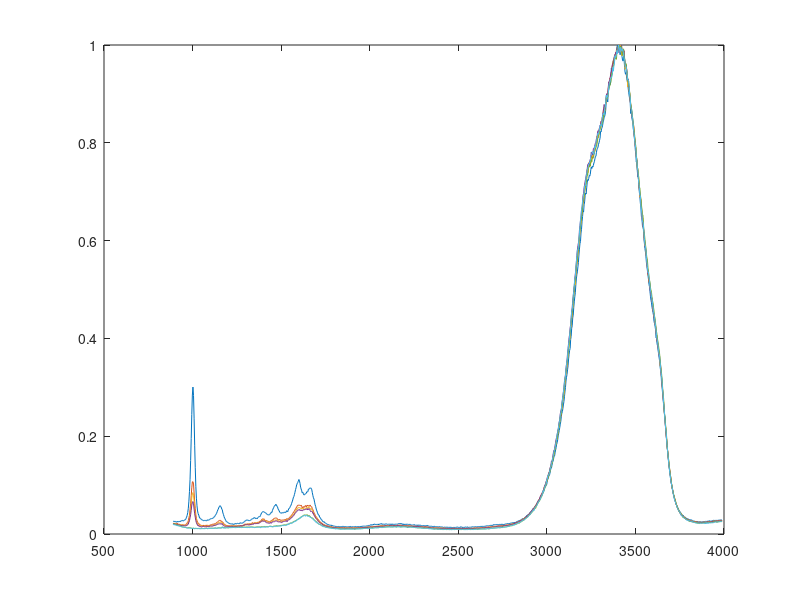
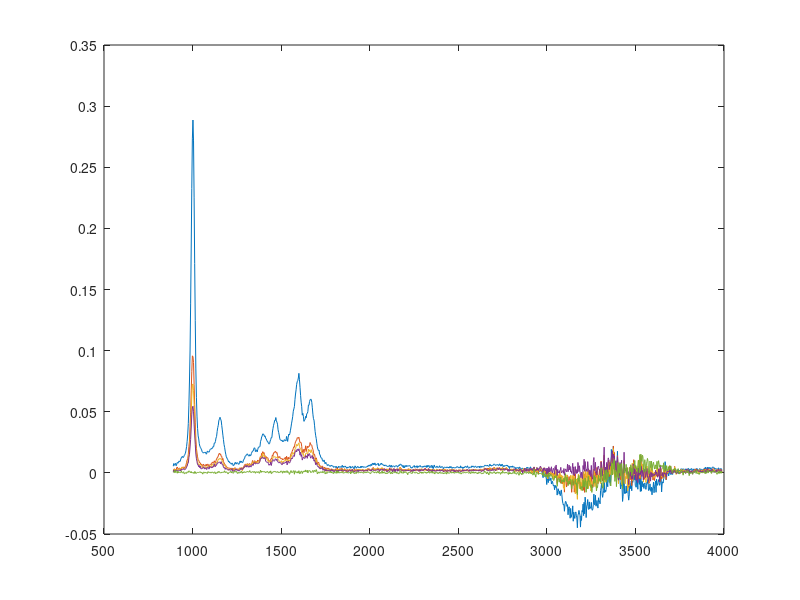

Recreate these plots in MATLAB, in order.
close all

load('grofine_water.mat')

figure(1)
plot(wavenumber_2fert_0water,intensity_2fert_0water/max(intensity_2fert_0water))
hold on
plot(wavenumber_2fert_2water,intensity_2fert_2water/max(intensity_2fert_2water))
plot(wavenumber_2fert_4water,intensity_2fert_4water/max(intensity_2fert_4water))
plot(wavenumber_2fert_6water,intensity_2fert_6water/max(intensity_2fert_6water))
plot(wavenumber_2fert_8water,intensity_2fert_8water/max(intensity_2fert_8water))

plot(wavenumber_DI,intensity_DI/max(intensity_DI))

figure(2)
plot(wavenumber_2fert_0water,intensity_2fert_0water/max(intensity_2fert_0water)-intensity_DI/max(intensity_DI))
hold on
plot(wavenumber_2fert_2water,intensity_2fert_2water/max(intensity_2fert_2water)-intensity_DI/max(intensity_DI))
plot(wavenumber_2fert_4water,intensity_2fert_4water/max(intensity_2fert_4water)-intensity_DI/max(intensity_DI))
plot(wavenumber_2fert_6water,intensity_2fert_6water/max(intensity_2fert_6water)-intensity_DI/max(intensity_DI))
plot(wavenumber_2fert_8water,intensity_2fert_8water/max(intensity_2fert_8water)-intensity_DI/max(intensity_DI))

no_water_2fert_0water = intensity_2fert_0water/max(intensity_2fert_0water)-intensity_DI/max(intensity_DI);
no_water_2fert_2water = intensity_2fert_2water/max(intensity_2fert_2water)-intensity_DI/max(intensity_DI);
no_water_2fert_4water = intensity_2fert_4water/max(intensity_2fert_4water)-intensity_DI/max(intensity_DI);
no_water_2fert_6water = intensity_2fert_6water/max(intensity_2fert_6water)-intensity_DI/max(intensity_DI);




fert_area = [trapz(no_water_2fert_0water(4:271)),trapz(no_water_2fert_2water(4:271)),...
    trapz(no_water_2fert_4water(4:271)),trapz(no_water_2fert_6water(4:271))]

water_area = [trapz(intensity_2fert_0water(622:967)),trapz(intensity_2fert_2water(622:967)),...
    trapz(intensity_2fert_4water(622:967)),trapz(intensity_2fert_6water(622:967))]


